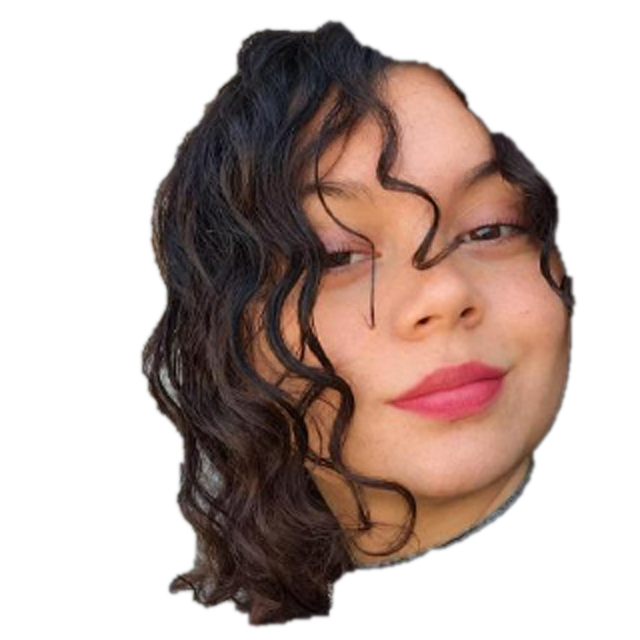
#> input picture assets/source/camila.png, 640 x 640 px
$ python generate.py
#> lines starting #> are read from the running program, lines starting #| are printed output that depends on the picture; after the words box and inside, x2 and y2 are one past the last pixel; in counts of white or black regions, pixels touching at a corner belong together
#!/usr/bin/env python3
"""Generate the animated GitHub profile banners.

Run from the repository root:
    python scripts/banner/generate.py
"""

from __future__ import annotations

import html
import math
from pathlib import Path

import cv2
import numpy as np
from PIL import Image, ImageDraw, ImageEnhance, ImageFilter, ImageOps
from scipy.optimize import linear_sum_assignment
from scipy.spatial.distance import cdist


ROOT = Path(__file__).resolve().parents[2]
SOURCE = ROOT / "assets/source/camila.png"
ASSETS = ROOT / "assets"
LOGOS = Path(__file__).resolve().parent / "logos"
DATA = Path(__file__).resolve().parent / "data"

W, H = 1180, 610
LOOP_SECONDS = 14.2
INTRO_SECONDS = 3.2
TRAVELLER_COUNT = 900
SEED = 314159

ROWS = [
    ("Subject", "Camila Corocedo Lorca"),
    ("Role", "Estudiante de Ingeniería en Informática"),
    ("Education", "Duoc UC"),
    ("Status", "Learning + Building"),
    ("ToolChain", "Git · Vite · Karma"),
    ("Core.Lang", "Python · Java · Kotlin"),
    ("Core.Frontend", "HTML · CSS · React · Bootstrap"),
    ("Core.Mobile", "Kotlin · Android Studio"),
    ("Core.Security", "Kali Linux · VirtualBox"),
    ("Core.Cloud", "AWS Academy"),
    ("Grid.GitHub", "COROCEDOK"),
]

THEMES = {
    "dark": {
        "bg": "#0D0A14", "panel": "#120D1D", "panel2": "#17102A", "line": "#2D2342",
        "muted": "#8B7FB0", "text": "#ECE7FA", "portrait": "#C4A8FF",
        "chrome": "#D946EF", "accent": "#10B981", "shadow": "#05030A",
    },
    "light": {
        "bg": "#F8F5FC", "panel": "#FFFFFF", "panel2": "#F3EDFA", "line": "#D9CCEB",
        "muted": "#6B5E87", "text": "#241A3A", "portrait": "#4A2E7F",
        "chrome": "#A21CAF", "accent": "#10B981", "shadow": "#C9BEDB",
    },
}


def make_logos() -> dict[str, Image.Image]:
    """Siluetas negras sobre fondo transparente: escudo, </> y nube."""
    LOGOS.mkdir(parents=True, exist_ok=True)
    size = 400
    logos: dict[str, Image.Image] = {}

    shield = Image.new("RGBA", (size, size), (0, 0, 0, 0))
    d = ImageDraw.Draw(shield)
    d.polygon([(200, 38), (335, 88), (335, 205), (305, 280), (200, 362), (95, 280), (65, 205), (65, 88)], fill="black")
    d.line([(128, 200), (180, 255), (275, 140)], fill=(0, 0, 0, 0), width=34, joint="curve")
    logos["shield"] = shield

    code = Image.new("RGBA", (size, size), (0, 0, 0, 0))
    d = ImageDraw.Draw(code)
    stroke = 42
    d.line([(154, 95), (66, 200), (154, 305)], fill="black", width=stroke, joint="curve")
    d.line([(246, 95), (334, 200), (246, 305)], fill="black", width=stroke, joint="curve")
    d.line([(225, 72), (174, 328)], fill="black", width=stroke)
    logos["code"] = code

    cloud = Image.new("RGBA", (size, size), (0, 0, 0, 0))
    d = ImageDraw.Draw(cloud)
    for cx, cy, r in [(120, 240, 65), (205, 185, 90), (295, 245, 60)]:
        d.ellipse((cx - r, cy - r, cx + r, cy + r), fill="black")
    d.rectangle((120, 240, 295, 305), fill="black")
    logos["cloud"] = cloud

    for name, image in logos.items():
        image.save(LOGOS / f"{name}.png", optimize=True)
    return logos


def floyd_steinberg(gray: np.ndarray) -> np.ndarray:
    """Serpentine 1-bit Floyd-Steinberg diffusion; True means a lit pixel."""
    work = gray.astype(np.float32) / 255.0
    out = np.zeros_like(work, dtype=bool)
    height, width = work.shape
    for y in range(height):
        left_to_right = y % 2 == 0
        xs = range(width) if left_to_right else range(width - 1, -1, -1)
        direction = 1 if left_to_right else -1
        for x in xs:
            old = work[y, x]
            new = 1.0 if old >= 0.5 else 0.0
            out[y, x] = bool(new)
            err = old - new
            nx = x + direction
            if 0 <= nx < width:
                work[y, nx] += err * 7 / 16
            if y + 1 < height:
                if 0 <= x - direction < width:
                    work[y + 1, x - direction] += err * 3 / 16
                work[y + 1, x] += err * 5 / 16
                if 0 <= nx < width:
                    work[y + 1, nx] += err * 1 / 16
    return out


def portrait_points(theme: str, rng: np.random.Generator) -> np.ndarray:
    """Return sampled x/y banner coordinates from a 300x340 dither grid."""
    source = Image.open(SOURCE).convert("RGBA")
    # Tighter head + shoulders crop so face detail fills the VISUAL.MAP frame.
    a = np.asarray(source.getchannel("A"))
    ys_, xs_ = np.where(a > 20)
    x0, x1, y0, y1 = xs_.min(), xs_.max(), ys_.min(), ys_.max()
    ch = (y1 - y0) * 1.08
    cw = ch * 300 / 340
    cx, cy = (x0 + x1) / 2, (y0 + y1) / 2
    box = (int(cx - cw / 2), int(cy - ch / 2), int(cx + cw / 2), int(cy + ch / 2))
    crop = source.crop(box).resize((300, 340), Image.Resampling.LANCZOS)
    rgb = crop.convert("RGB")
    alpha = np.asarray(crop.getchannel("A"), dtype=np.float32) / 255.0

    # Contraste local (CLAHE) + curva suave: conserva ojos, labios y mechones.
    gray_np = np.asarray(ImageOps.grayscale(rgb))
    local = cv2.createCLAHE(clipLimit=2.0, tileGridSize=(8, 8)).apply(gray_np).astype(np.float32) / 255.0
    local = np.clip((local ** 0.7 - 0.04) * 1.3, 0, 1) * 255
    if theme == "dark":
        prepared = Image.fromarray(np.uint8(np.clip(((local / 255.0) ** 1.45) * 255 * alpha, 0, 255)), "L")
        select_lit = True
    else:
        prepared = Image.fromarray(np.uint8(np.clip(local * alpha + 255 * (1 - alpha), 0, 255)), "L")
        select_lit = False
    prepared = prepared.filter(ImageFilter.UnsharpMask(radius=2, percent=175, threshold=1))
    bits = floyd_steinberg(np.asarray(prepared))
    active = bits if select_lit else ~bits
    if theme == "dark":
        active &= alpha > 0.08

    # Keep the full 300×340 lattice — skipping 2×2 cells was the soft/blurry look.
    ys, xs = np.where(active)
    if len(xs) == 0:
        return np.zeros((0, 2), dtype=np.float32)
    points = np.column_stack((74 + xs, 154 + ys)).astype(np.float32)
    if len(points) > 18000:
        points = points[rng.choice(len(points), 18000, replace=False)]
    return points


def sample_logo_points(
    image: Image.Image, rng: np.random.Generator, count: int
) -> np.ndarray:
    """Sample a silhouette into the portrait frame's visual coordinate space."""
    alpha = np.asarray(image.getchannel("A"))
    ys, xs = np.where(alpha > 127)
    chosen = rng.choice(len(xs), count, replace=len(xs) < count)
    # Logo occupies a centered 270x270 square inside VISUAL.MAP.
    return np.column_stack((89 + xs[chosen] * 0.675, 188 + ys[chosen] * 0.675)).astype(
        np.float32
    )


def transport(source: np.ndarray, target: np.ndarray) -> np.ndarray:
    """Order target points by minimum-cost assignment from source points."""
    rows, cols = linear_sum_assignment(cdist(source, target, metric="sqeuclidean"))
    ordered = np.empty_like(target)
    ordered[rows] = target[cols]
    return ordered


def num(value: float) -> str:
    return f"{value:.1f}".rstrip("0").rstrip(".")


def point_path(points: np.ndarray) -> str:
    """Aggregate adjacent horizontal one-pixel dots into compact SVG path runs."""
    if not len(points):
        return ""
    integer = np.rint(points).astype(int)
    unique = sorted({(int(x), int(y)) for x, y in integer}, key=lambda p: (p[1], p[0]))
    chunks: list[str] = []
    i = 0
    while i < len(unique):
        x0, y = unique[i]
        x1 = x0
        i += 1
        while i < len(unique) and unique[i][1] == y and unique[i][0] <= x1 + 1:
            x1 = unique[i][0]
            i += 1
        chunks.append(f"M{x0} {y}h{x1 - x0 + 1}")
    return "".join(chunks)


def dotted_leader(x1: float, x2: float, y: float) -> str:
    if x2 <= x1:
        return ""
    return "".join(f"M{x} {num(y)}h1" for x in np.arange(x1, x2, 5.0))


def text_width(text: str, font_size: float) -> float:
    """Stable monospace width used both for textLength and leader placement."""
    return len(text) * font_size * 0.605


def animate_values(points: list[np.ndarray], index: int) -> str:
    return ";".join(f"{num(p[index, 0])} {num(p[index, 1])}" for p in points)


def render_svg(
    theme_name: str,
    portrait: np.ndarray,
    logo_points: dict[str, np.ndarray],
    rng: np.random.Generator,
) -> str:
    t = THEMES[theme_name]
    n = min(TRAVELLER_COUNT, len(portrait))
    source = portrait[rng.choice(len(portrait), n, replace=False)]
    shield = transport(source, logo_points["shield"][:n])
    code = transport(shield, logo_points["code"][:n])
    cloud_pts = transport(code, logo_points["cloud"][:n])

    # Explicit uneven phase boundaries: 3.0 portrait, 2.0 per logo,
    # and four 1.3 transitions = 14.2 seconds.
    times = [0, 3.0, 4.3, 6.3, 7.6, 9.6, 10.9, 12.9, 14.2]
    key_times = ";".join(num(v / LOOP_SECONDS) for v in times)
    # Returning each traveller to its exact starting portrait coordinate keeps
    # the repeat boundary seamless. All logo-to-logo morphs use optimal transport.
    frames = [source, source, shield, shield, code, code, cloud_pts, cloud_pts, source]
    opacity_values = "0;0;1;1;1;1;1;1;0"

    parts: list[str] = [
        '<svg xmlns="http://www.w3.org/2000/svg" '
        f'width="{W}" height="{H}" viewBox="0 0 {W} {H}" role="img" '
        'aria-labelledby="title desc">',
        "<title id=\"title\">Camila's live system profile</title>",
        '<desc id="desc">Animated terminal profile with a dithered portrait and '
        "shield, code, and cloud silhouettes.</desc>",
        "<defs>",
        '<filter id="shadow" x="-20%" y="-20%" width="140%" height="150%">'
        f'<feDropShadow dx="0" dy="12" stdDeviation="16" flood-color="{t["shadow"]}" '
        'flood-opacity=".28"/></filter>',
        '<filter id="glow" x="-100%" y="-100%" width="300%" height="300%">'
        f'<feGaussianBlur stdDeviation="3" result="b"/><feFlood flood-color="{t["chrome"]}" '
        'flood-opacity=".35"/><feComposite in2="b" operator="in"/>'
        '<feMerge><feMergeNode/><feMergeNode in="SourceGraphic"/></feMerge></filter>',
        '<clipPath id="visualClip"><rect x="49" y="124" width="390" height="414" rx="3"/></clipPath>',
        "</defs>",
        f'<rect width="{W}" height="{H}" rx="18" fill="{t["bg"]}"/>',
        f'<rect x="13" y="13" width="1154" height="584" rx="13" fill="{t["panel"]}" '
        f'stroke="{t["line"]}" filter="url(#shadow)"/>',
        f'<path d="M13 62H1167" stroke="{t["line"]}"/>',
        '<circle cx="38" cy="38" r="6" fill="#FF5F57"/>'
        '<circle cx="59" cy="38" r="6" fill="#FEBC2E"/>'
        '<circle cx="80" cy="38" r="6" fill="#28C840"/>',
        f'<text x="590" y="43" text-anchor="middle" fill="{t["muted"]}" '
        'font-family="ui-monospace,SFMono-Regular,Consolas,monospace" font-size="13" '
        'letter-spacing=".4">profile.sh --live</text>',
        # Left visual frame.
        f'<rect x="35" y="88" width="418" height="472" rx="6" fill="{t["panel2"]}" '
        f'stroke="{t["line"]}"/>',
        f'<path d="M35 124H453" stroke="{t["line"]}"/>',
        f'<text x="49" y="111" fill="{t["chrome"]}" '
        'font-family="ui-monospace,SFMono-Regular,Consolas,monospace" font-size="13" '
        'font-weight="700" letter-spacing="1.2">VISUAL.MAP</text>',
        f'<text x="438" y="111" text-anchor="end" fill="{t["muted"]}" '
        'font-family="ui-monospace,SFMono-Regular,Consolas,monospace" font-size="11">300×340 / 1-BIT</text>',
        f'<path d="M49 141h12M49 141v12M439 141h-12M439 141v12M49 539h12M49 539v-12'
        f'M439 539h-12M439 539v-12" fill="none" stroke="{t["chrome"]}" opacity=".55"/>',
        '<g clip-path="url(#visualClip)" shape-rendering="crispEdges">',
        # Loop layer stays visible at t=0 so camo/static first frames still show the face.
        # Intro duplicate below shimmers on top, then hands off at 3.2s.
        '<g opacity="1">',
    ]

    # Dense portrait drift: 94 independently noisy bands moving toward Shield's centroid.
    shield_centroid = shield.mean(axis=0)
    band_ids = rng.integers(0, 94, size=len(portrait))
    noise = rng.normal(0, 4, size=(94, 2))
    for band in range(94):
        pts = portrait[band_ids == band]
        if not len(pts):
            continue
        centroid = pts.mean(axis=0)
        delta = (shield_centroid - centroid) * 0.18 + noise[band]
        d = point_path(pts)
        parts.append(
            f'<path d="{d}" fill="none" stroke="{t["portrait"]}" stroke-width="1" '
            'opacity=".94">'
            f'<animateTransform attributeName="transform" type="translate" begin="{INTRO_SECONDS}s" '
            f'dur="{LOOP_SECONDS}s" repeatCount="indefinite" calcMode="linear" '
            f'keyTimes="{key_times}" values="0 0;0 0;{num(delta[0])} {num(delta[1])};'
            f'{num(delta[0])} {num(delta[1])};0 0;0 0;0 0;0 0;0 0"/>'
            f'<animate attributeName="opacity" begin="{INTRO_SECONDS}s" dur="{LOOP_SECONDS}s" '
            f'repeatCount="indefinite" keyTimes="{key_times}" '
            'values=".94;.94;0;0;0;0;0;0;.94"/></path>'
        )

    # Optimal-transport travellers, represented as tiny path squares (never glyphs).
    for i in range(n):
        positions = animate_values(frames, i)
        parts.append(
            f'<path d="M-.65-.65h1.3v1.3h-1.3z" fill="{t["portrait"]}">'
            f'<animateTransform attributeName="transform" type="translate" begin="{INTRO_SECONDS}s" '
            f'dur="{LOOP_SECONDS}s" repeatCount="indefinite" calcMode="linear" '
            f'keyTimes="{key_times}" values="{positions}"/>'
            f'<animate attributeName="opacity" begin="{INTRO_SECONDS}s" dur="{LOOP_SECONDS}s" '
            f'repeatCount="indefinite" calcMode="linear" keyTimes="{key_times}" '
            f'values="{opacity_values}"/></path>'
        )
    parts.append("</g>")

    # One-shot scattered intro: sixty random, interleaved point groups.
    intro_ids = rng.integers(0, 60, size=len(portrait))
    order = rng.permutation(60)
    starts = np.empty(60)
    starts[order] = np.linspace(0.05, 1.2, 60)
    for group in range(60):
        pts = portrait[intro_ids == group]
        if not len(pts):
            continue
        parts.append(
            f'<path d="{point_path(pts)}" fill="none" stroke="{t["portrait"]}" '
            'stroke-width="1" opacity="0">'
            f'<animate attributeName="opacity" begin="{num(starts[group])}s" dur=".8s" '
            'values="0;1" fill="freeze"/>'
            '<animate attributeName="opacity" begin="3.08s" dur=".12s" values="1;0" fill="freeze"/>'
            "</path>"
        )
    parts.extend(
        [
            "</g>",
            # Small frame telemetry.
            f'<text x="58" y="551" fill="{t["muted"]}" '
            'font-family="ui-monospace,SFMono-Regular,Consolas,monospace" font-size="10">'
            f'PTS {len(portrait):05d} · FS/SERPENTINE</text>',
            # Right information panel.
            f'<rect x="474" y="88" width="672" height="472" rx="6" fill="{t["panel2"]}" '
            f'stroke="{t["line"]}"/>',
            f'<path d="M474 124H1146" stroke="{t["line"]}"/>',
            f'<text x="490" y="111" fill="{t["chrome"]}" '
            'font-family="ui-monospace,SFMono-Regular,Consolas,monospace" font-size="13" '
            'font-weight="700" letter-spacing="1.2">SYSTEM.INFO</text>',
            # LIVE badge and handle pill.
            '<g filter="url(#glow)"><circle cx="915" cy="106" r="4" fill="#FF4D5A">'
            '<animate attributeName="opacity" values="1;.3;1" dur="1.6s" repeatCount="indefinite"/>'
            '</circle></g>',
            '<text x="927" y="111" fill="#FF4D5A" '
            'font-family="ui-monospace,SFMono-Regular,Consolas,monospace" font-size="12" '
            'font-weight="700">LIVE</text>',
            f'<rect x="982" y="94" width="146" height="24" rx="12" fill="{t["chrome"]}" opacity=".16" '
            f'stroke="{t["chrome"]}"/>',
            f'<text x="1055" y="111" text-anchor="middle" fill="{t["chrome"]}" '
            'font-family="ui-monospace,SFMono-Regular,Consolas,monospace" font-size="14" '
            'font-weight="700">@COROCEDOK</text>',
        ]
    )

    value_right = 1127.0
    row_y = 153.0
    for label, value in ROWS:
        value_len = text_width(value, 14)
        label_len = text_width(label, 14)
        leader_start = 491 + label_len + 12
        leader_end = value_right - value_len - 12
        parts.extend(
            [
                f'<text x="491" y="{num(row_y)}" fill="{t["muted"]}" '
                'font-family="ui-monospace,SFMono-Regular,Consolas,monospace" font-size="14">'
                f"{html.escape(label)}</text>",
                f'<path d="{dotted_leader(leader_start, leader_end, row_y - 4)}" '
                f'fill="none" stroke="{t["line"]}" stroke-width="1" shape-rendering="crispEdges"/>',
                f'<text x="{num(value_right)}" y="{num(row_y)}" text-anchor="end" '
                f'fill="{t["text"]}" font-family="ui-monospace,SFMono-Regular,Consolas,monospace" '
                f'font-size="14" textLength="{num(value_len)}" lengthAdjust="spacingAndGlyphs">'
                f"{html.escape(value)}</text>",
            ]
        )
        row_y += 23

    parts.extend(
        [
            f'<path d="M490 530H1130" stroke="{t["line"]}"/>',
            f'<text x="491" y="548" fill="{t["accent"]}" '
            'font-family="ui-monospace,SFMono-Regular,Consolas,monospace" font-size="11">'
            "● TODOS LOS SISTEMAS OK</text>",
            f'<text x="1128" y="548" text-anchor="end" fill="{t["muted"]}" '
            'font-family="ui-monospace,SFMono-Regular,Consolas,monospace" font-size="11">'
            "DUOC UC · 2026</text>",
            "</svg>",
        ]
    )
    return "".join(parts)


def main() -> None:
    if not SOURCE.exists():
        raise SystemExit(f"Missing source portrait: {SOURCE}")
    ASSETS.mkdir(parents=True, exist_ok=True)
    DATA.mkdir(parents=True, exist_ok=True)
    logos = make_logos()
#> in make_logos, `shield = Image.new("RGBA", (size, size), (0, 0, 0, 0))`: shield: PIL image 400x400 RGBA; every value is 0
#> the loop in make_logos, `for name, image in logos.items():` made 3 passes
#> name on passes 1 to 3: 'shield', 'code', 'cloud'
#> pass 1, in make_logos, `image.save(LOGOS / f"{name}.png", optimize=True)`:
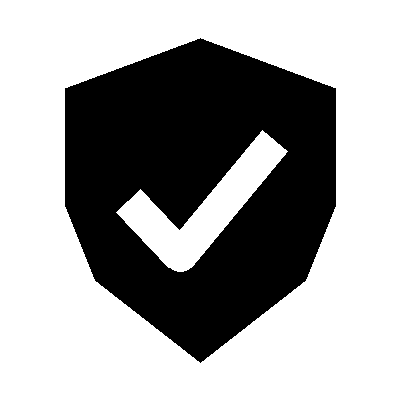
#> saved as shield.png: PIL image 400x400 RGBA; mean R, G, B, A 0, 0, 0, 92.1; transparent parts drawn white
#> logos = 3 items

    # Cache theme-specific dither points as reproducible source data.
    portraits: dict[str, np.ndarray] = {}
    for index, theme in enumerate(THEMES):
        rng = np.random.default_rng(SEED + index)
        points = portrait_points(theme, rng)
#> in portrait_points, source is the input picture: PIL image 640x640 RGBA; mean R, G, B, A 97.3, 81, 75.8, 118.7
#> in portrait_points, `a = np.asarray(source.getchannel("A"))`:
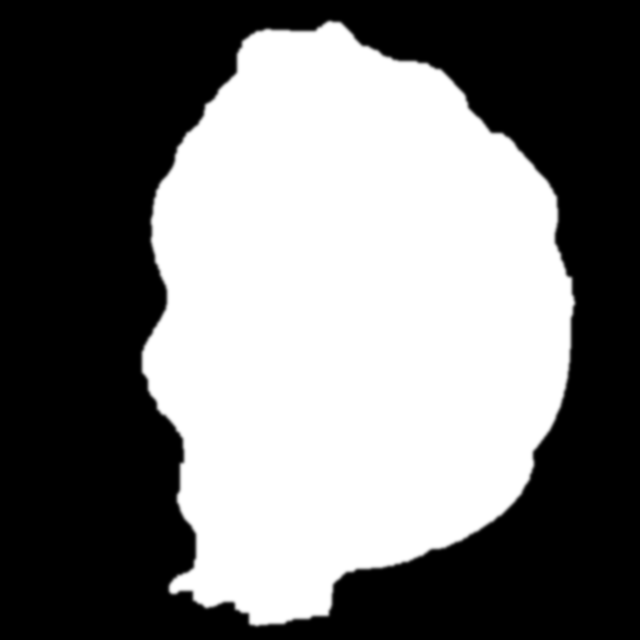
#> a: shape (640, 640); min 0, max 255, mean 118.7
#> in portrait_points, `x0, x1, y0, y1 = xs_.min(), xs_.max(), ys_.min(), ys_.max()`: x0 = 140; x1 = 576; y0 = 19; y1 = 627
#> in portrait_points, `ch = (y1 - y0) * 1.08`: ch = 656.6
#> in portrait_points, `cw = ch * 300 / 340`: cw = 579.4
#> in portrait_points, `cx, cy = (x0 + x1) / 2, (y0 + y1) / 2`: cx = 358; cy = 323
#> in portrait_points, `box = (int(cx - cw / 2), int(cy - ch / 2), int(cx + cw / 2), int(cy + ..`: box = (68, -5, 647, 651)
#> in portrait_points, `crop = source.crop(box).resize((300, 340), Image.Resampling.LANCZOS)`:
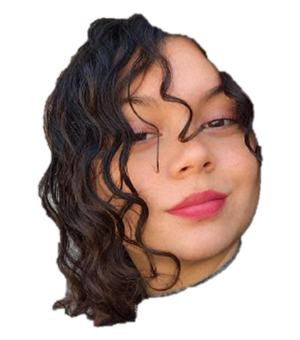
#> crop: PIL image 300x340 RGBA; mean R, G, B, A 62.2, 44.2, 38, 128.1; transparent parts drawn white
#> in portrait_points, `gray_np = np.asarray(ImageOps.grayscale(rgb))`:
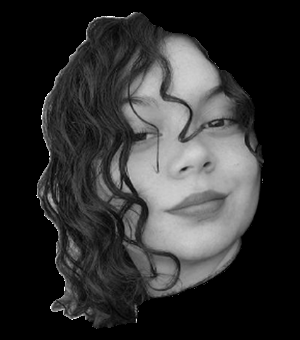
#> gray_np: shape (340, 300); min 0, max 255, mean 48.9
#> in portrait_points, `local = np.clip((local ** 0.7 - 0.04) * 1.3, 0, 1) * 255`:
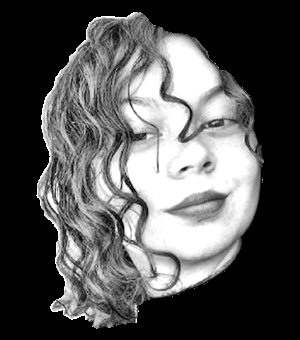
#> local: shape (340, 300) float32; min 0, max 255, mean 86.2
#> after the loop in floyd_steinberg, `for y in range(height):`:
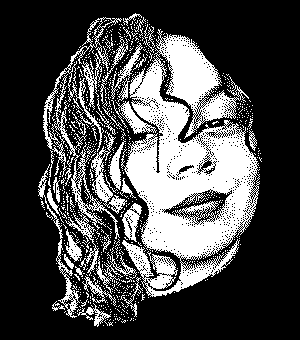
#> out: shape (340, 300) bool; 28.7% white; 783 white regions (743 under 20 px), largest, box (x1, y1, x2, y2) and area: (121, 29, 260, 297) 19232, (43, 17, 122, 276) 3084, (91, 132, 127, 214) 696
#> after the loop in floyd_steinberg, `for y in range(height):`:
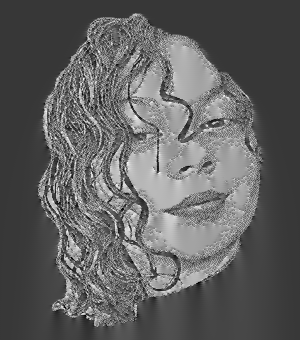
#> work: shape (340, 300) float32; min -0.383, max 1.36, mean 0.283; drawn with min black and max white
#> in portrait_points, `points = np.column_stack((74 + xs, 154 + ys)).astype(np.float32)`: points = 29277 pairs, first value 112 to 335, second value 167 to 480
#> in portrait_points, `points = points[rng.choice(len(points), 18000, replace=False)]`: points = 18000 pairs, first value 112 to 335, second value 167 to 480
        portraits[theme] = points
        np.save(DATA / f"portrait-{theme}.npy", points)

    for index, theme in enumerate(THEMES):
        rng = np.random.default_rng(SEED + 100 + index)
        sampled = {
            name: sample_logo_points(image, rng, TRAVELLER_COUNT)
            for name, image in logos.items()
        }
        for name, points in sampled.items():
            np.save(DATA / f"{name}-{theme}.npy", points)
        svg = render_svg(theme, portraits[theme], sampled, rng)
        output = ASSETS / f"banner-{theme}.v1.svg"
        output.write_text(svg, encoding="utf-8")
        byte_size = output.stat().st_size
        print(
            f"{output.relative_to(ROOT)}: {byte_size:,} bytes "
            f"({byte_size / 1024:.1f} KiB), {len(portraits[theme]):,} portrait dots, "
            f"{TRAVELLER_COUNT} travellers"
        )
#> this loop made 2 passes
#> (n in render_svg, frames in render_svg, shield_centroid in render_svg) on passes 1 to 2: (900, 9 point arrays, longest 900 points, [222.7, 311.9]), (900, 9 point arrays, longest 900 points, [224.1, 312.1])
#| assets/banner-dark.v1.svg: 888,378 bytes (867.6 KiB), 18,000 portrait dots, 900 travellers
#| assets/banner-light.v1.svg: 887,828 bytes (867.0 KiB), 18,000 portrait dots, 900 travellers

    for name in logos:
        output = LOGOS / f"{name}.png"
        print(f"{output.relative_to(ROOT)}: {output.stat().st_size:,} bytes")
#> this loop made 3 passes
#| scripts/banner/logos/shield.png: 2,203 bytes
#| scripts/banner/logos/code.png: 2,395 bytes
#| scripts/banner/logos/cloud.png: 1,416 bytes


if __name__ == "__main__":
    main()
